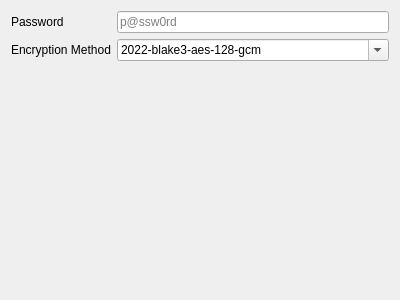
<?xml version="1.0" encoding="UTF-8"?>
<ui version="4.0">
 <class>shadowsocksOutEditor</class>
 <widget class="QWidget" name="shadowsocksOutEditor">
  <property name="geometry">
   <rect>
    <x>0</x>
    <y>0</y>
    <width>400</width>
    <height>300</height>
   </rect>
  </property>
  <property name="windowTitle">
   <string>Form</string>
  </property>
  <layout class="QFormLayout" name="formLayout">
   <item row="0" column="0">
    <widget class="QLabel" name="label_22">
     <property name="text">
      <string>Password</string>
     </property>
    </widget>
   </item>
   <item row="0" column="1">
    <widget class="QLineEdit" name="ss_passwordTxt">
     <property name="placeholderText">
      <string notr="true">p@ssw0rd</string>
     </property>
    </widget>
   </item>
   <item row="1" column="0">
    <widget class="QLabel" name="label_14">
     <property name="text">
      <string>Encryption Method</string>
     </property>
    </widget>
   </item>
   <item row="1" column="1">
    <widget class="QComboBox" name="ss_encryptionMethod">
     <property name="sizePolicy">
      <sizepolicy hsizetype="Expanding" vsizetype="Fixed">
       <horstretch>0</horstretch>
       <verstretch>0</verstretch>
      </sizepolicy>
     </property>
     <property name="editable">
      <bool>true</bool>
     </property>
     <item>
      <property name="text">
       <string>2022-blake3-aes-128-gcm</string>
      </property>
     </item>
     <item>
      <property name="text">
       <string>2022-blake3-aes-256-gcm</string>
      </property>
     </item>
     <item>
      <property name="text">
       <string>2022-blake3-chacha20-poly1305</string>
      </property>
     </item>
     <item>
      <property name="text">
       <string notr="true">aes-256-gcm</string>
      </property>
     </item>
     <item>
      <property name="text">
       <string notr="true">aes-128-gcm</string>
      </property>
     </item>
     <item>
      <property name="text">
       <string notr="true">chacha20-poly1305</string>
      </property>
     </item>
     <item>
      <property name="text">
       <string>xchacha20-poly1305</string>
      </property>
     </item>
     <item>
      <property name="text">
       <string>none</string>
      </property>
     </item>
    </widget>
   </item>
  </layout>
 </widget>
 <resources/>
 <connections/>
</ui>
